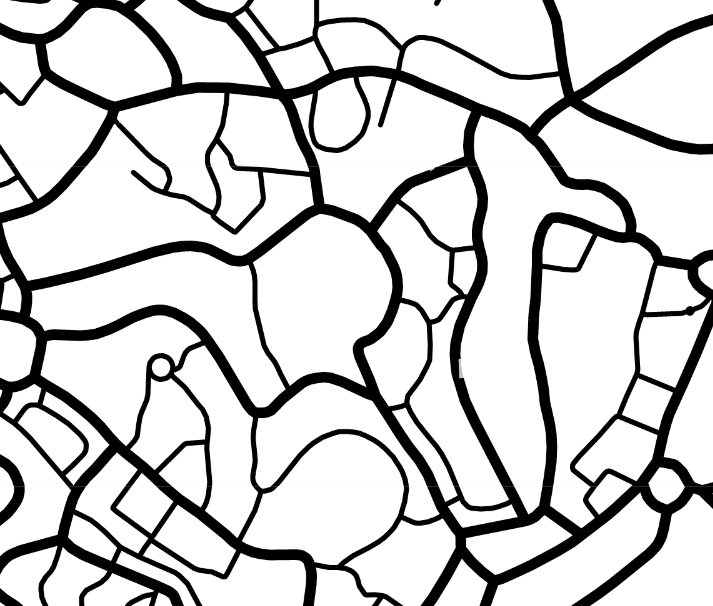
#> input picture map2.png, 713 x 606 px, found by its file name
$ python AAAA.PY   (older library calls are emulated)
#> lines starting #> are read from the running program, lines starting #| are printed output that depends on the picture; after the words box and inside, x2 and y2 are one past the last pixel; in counts of white or black regions, pixels touching at a corner belong together
import cv2
import numpy as np
# Load the image
image = cv2.imread('map2.png', cv2.IMREAD_GRAYSCALE)
#> image: shape (606, 713); min 0, max 255, mean 204.5

edges = cv2.Canny(image, 50, 150)
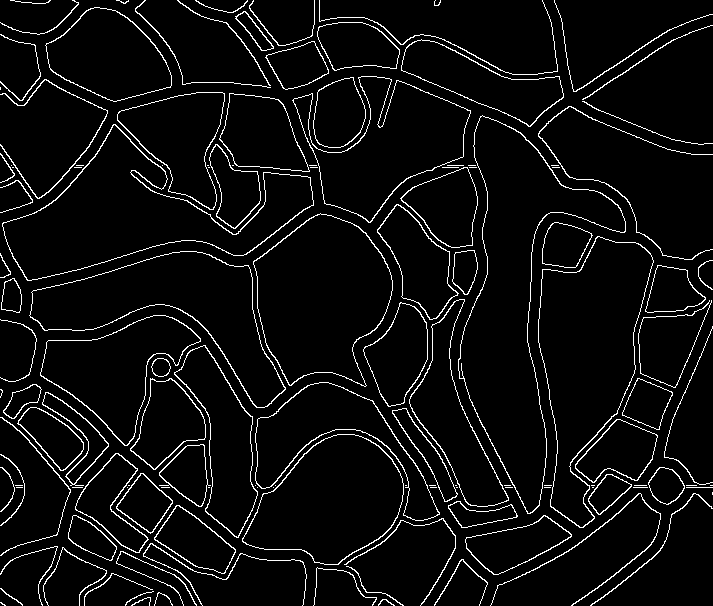
#> edges: shape (606, 713); 5.4% white in thin lines or dots


gradient_x = cv2.Sobel(edges, cv2.CV_64F, 1, 0, ksize=5)
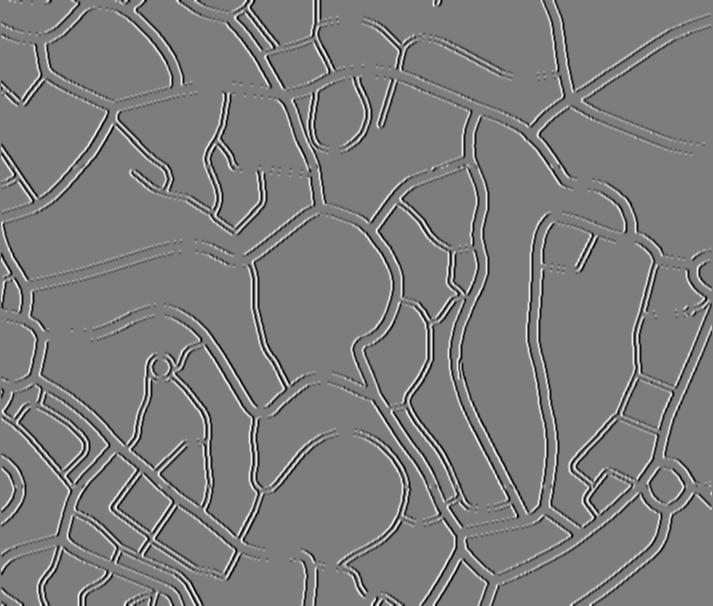
#> gradient_x: shape (606, 713) float64; min -9690, max 9945, mean -2; drawn with min black and max white
gradient_y = cv2.Sobel(edges, cv2.CV_64F, 0, 1, ksize=5)
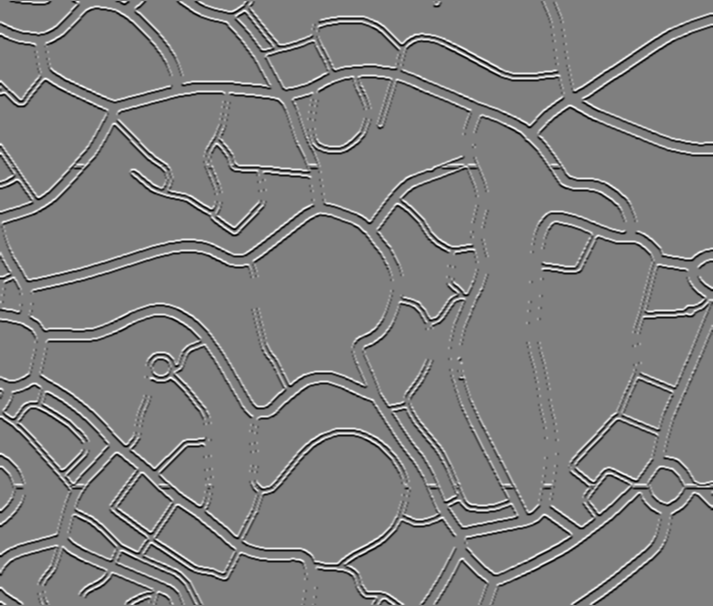
#> gradient_y: shape (606, 713) float64; min -9690, max 9690, mean 0.6; drawn with min black and max white
gradient_magnitude = cv2.magnitude(gradient_x, gradient_y)
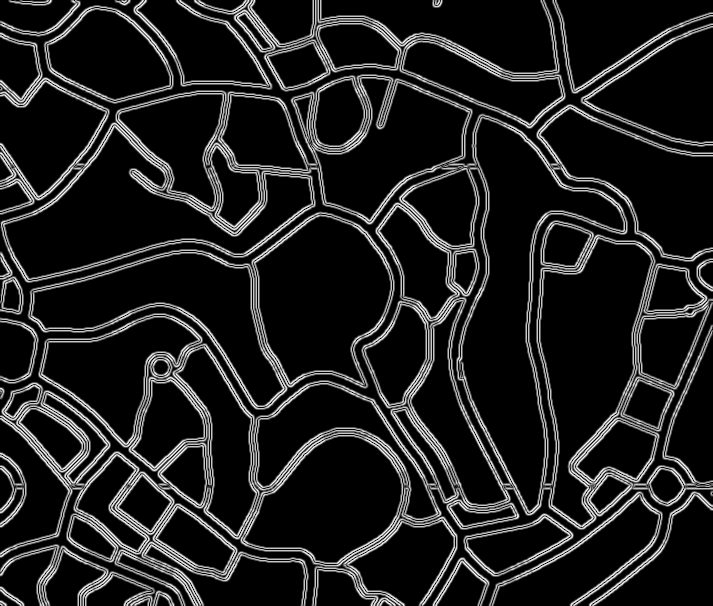
#> gradient_magnitude: shape (606, 713) float64; min 0, max 10483, mean 1316.9; drawn with min black and max white
gradient_orientation = cv2.phase(gradient_x, gradient_y, angleInDegrees=True)
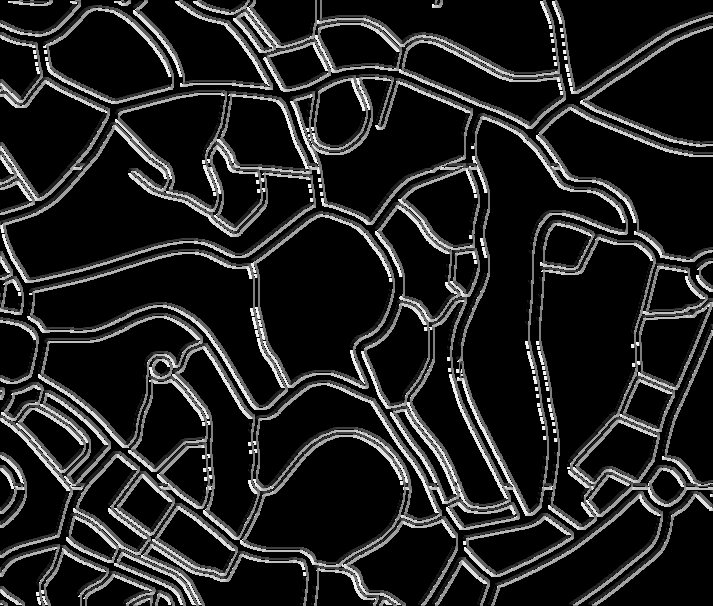
#> gradient_orientation: shape (606, 713) float64; min 0, max 358.4, mean 46.8; drawn with min black and max white


threshold = 50
_, thresholded_magnitude = cv2.threshold(gradient_magnitude, threshold, 255, cv2.THRESH_BINARY)
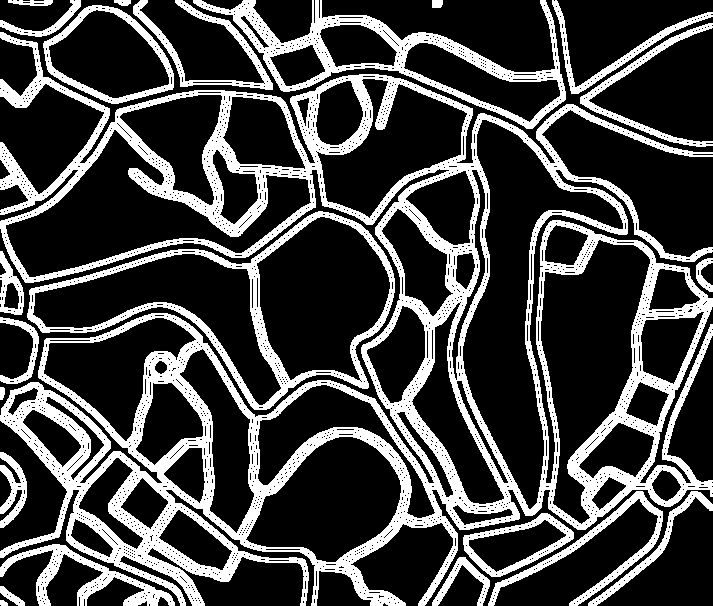
#> thresholded_magnitude: shape (606, 713) float64; 26.4% white; 23 white regions, largest, box (x1, y1, x2, y2) and area: (0, 32, 713, 606) 78994, (193, 0, 566, 129) 7942, (27, 211, 395, 410) 7178


def detect_orientation_changes(gradient_orientation, threshold):
#> called with threshold = 50
    orientation_changes = cv2.compare(np.roll(gradient_orientation, 1, axis=0), gradient_orientation, cv2.CMP_NE)
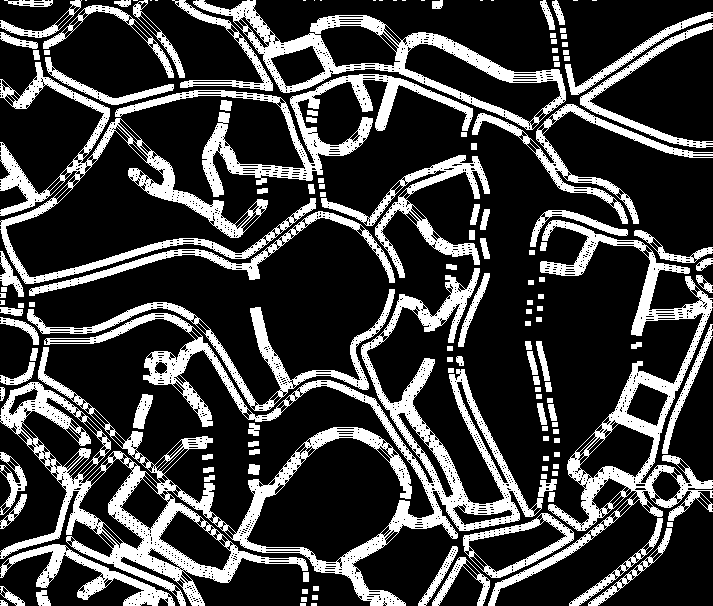
#> orientation_changes: shape (606, 713); 24.9% white; 147 white regions (18 under 20 px), largest, box (x1, y1, x2, y2) and area: (0, 268, 543, 606) 32967, (488, 220, 713, 606) 11213, (0, 62, 316, 284) 8869
    return np.where(orientation_changes > 0, 255, 0)
#> further down, image is the input picture: shape (606, 713, 3); mean B, G, R 204.5, 204.5, 204.5

intersection_mask = detect_orientation_changes(gradient_orientation, threshold)
intersection_mask = intersection_mask.astype(np.uint8)


cv2.imshow('Intersection Mask', intersection_mask)
cv2.waitKey(0)
cv2.destroyAllWindows()


def detect_dominant_orientation(image):
    # Convert the image to grayscale
    gray = cv2.cvtColor(image, cv2.COLOR_BGR2GRAY)

    # Apply Canny edge detection
    edges = cv2.Canny(gray, 50, 150)

    # Apply Hough Transform to detect lines
    lines = cv2.HoughLines(edges, 1, np.pi / 180, 200)
#> lines = None

    # Calculate angles of detected lines
#> (the run stopped early here; a loop or call above may not have finished)

$ run again, with map.png copied over map2.png
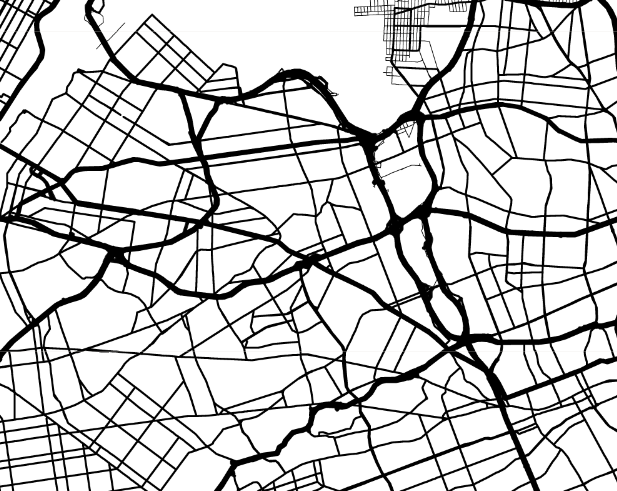
#> input picture map.png, 617 x 491 px, found by its file name
#> `edges = cv2.Canny(image, 50, 150)`:
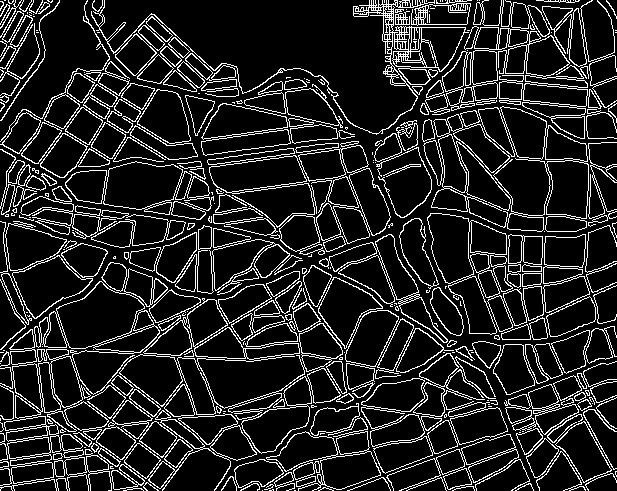
#> edges: shape (491, 617); 13.7% white in thin lines or dots
#> thresholded_magnitude: shape (491, 617) float64; 52.5% white; 2947 black regions (2616 under 20 px), largest, box (x1, y1, x2, y2) and area: (104, 0, 413, 131) 18076, (0, 0, 106, 136) 4360, (60, 286, 140, 346) 2836
#> in detect_orientation_changes, `orientation_changes = cv2.compare(np.roll(gradient_orientation, 1, axi..`:
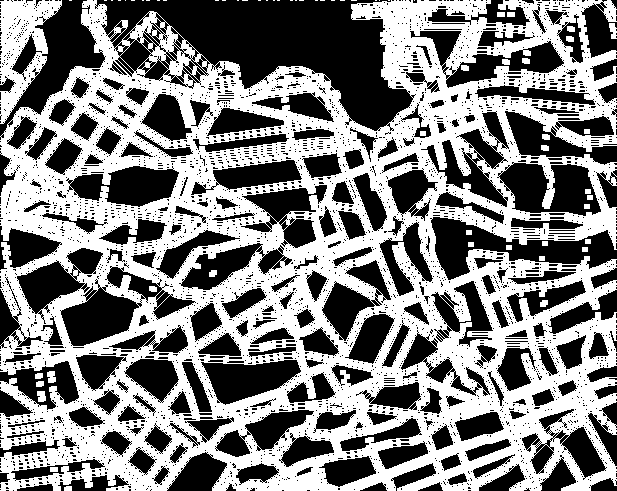
#> orientation_changes: shape (491, 617); 50.5% white; 3588 black regions (3332 under 20 px), largest, box (x1, y1, x2, y2) and area: (95, 0, 416, 131) 20597, (430, 217, 617, 280) 4778, (0, 0, 106, 140) 4435
#> image is the input picture: shape (491, 617, 3); mean B, G, R 202.6, 202.6, 202.6
#> lines = [[-76, 2.36], [224, 1.43], [363, 0.908], [192, 1.43], [182, 1.43], [42, 2.15], [437, 1.45]]
#> angles = [2.36, 1.43, 0.908, 1.43, 1.43, 2.15, 1.45]
#> hist = 180 values, max 4 at index 1, min 0 at index 3, mean 0.0389; bins = 181 values from 0 to 180
#> dominant_orientations = [0, 1, 2]
#| Dominant Orientations (in degrees): [0, 1, 2]
#> the loop `for angle in orientations:` made 3 passes

$ run again, with map_test.png copied over map2.png
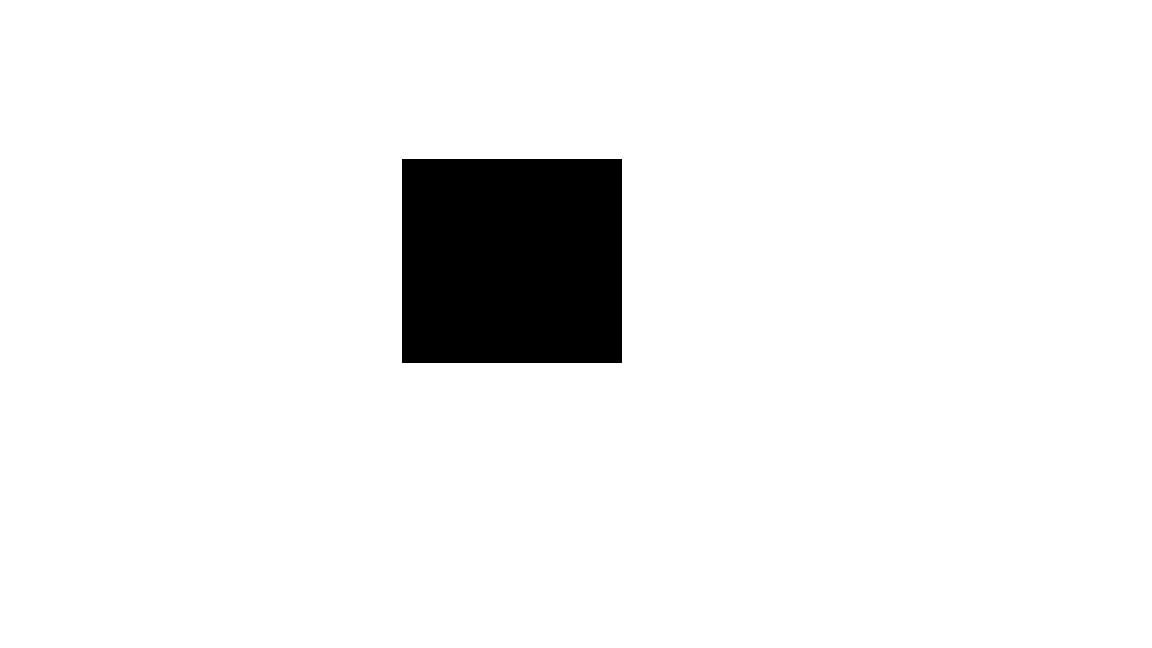
#> input picture map_test.png, 1152 x 648 px, found by its file name
#> image: shape (648, 1152); 94% white; 1 black region, box (x1, y1, x2, y2) and area: (402, 159, 622, 363) 44880
#> edges: shape (648, 1152); 0.11% white in thin lines or dots, all inside (x1, y1, x2, y2) = (401, 158, 622, 363)
#> thresholded_magnitude: shape (648, 1152) float64; 0.46% white in thin lines or dots, all inside (x1, y1, x2, y2) = (399, 156, 624, 365)
#> in detect_orientation_changes, `orientation_changes = cv2.compare(np.roll(gradient_orientation, 1, axi..`:
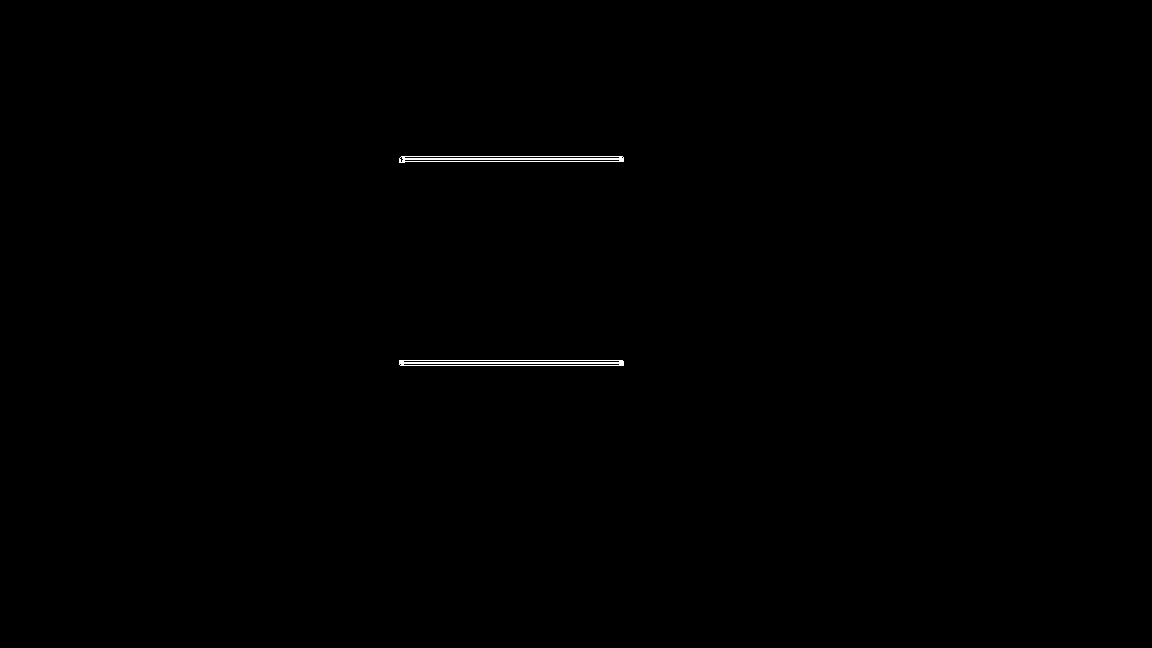
#> orientation_changes: shape (648, 1152); 0.25% white in thin lines or dots, all inside (x1, y1, x2, y2) = (399, 156, 624, 366)
#> image is the input picture: shape (648, 1152, 3); 94% white; 1 black region, box (x1, y1, x2, y2) and area: (402, 159, 622, 363) 44880
#> lines = [[362, 1.57], [158, 1.57], [621, 0], [401, 0]]
#> angles = [1.57, 1.57, 0, 0]
#> hist = 180 values, max 2 at index 0, min 0 at index 2, mean 0.0222; bins = 181 values from 0 to 180
#> dominant_orientations = [0, 1]
#| Dominant Orientations (in degrees): [0, 1]
#> the loop `for angle in orientations:` made 2 passes
#> after the loop `for angle in orientations:`:
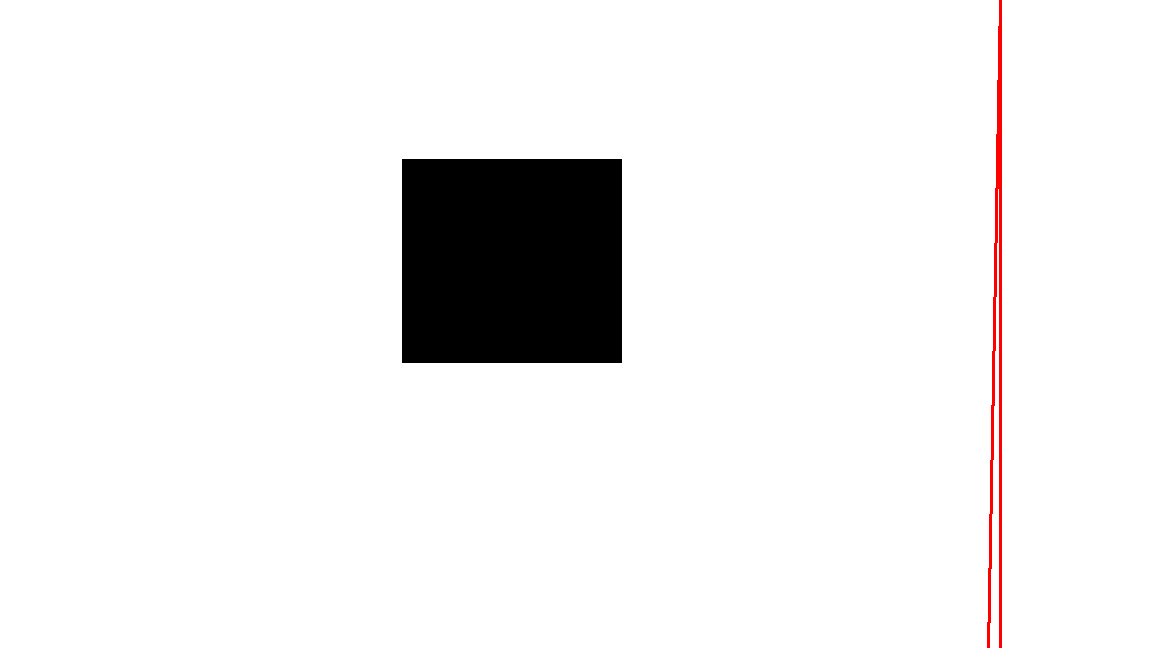
#> output_image: shape (648, 1152, 3); 0.49% of pixels changed, all inside (x1, y1, x2, y2) = (987, 0, 1002, 648)
